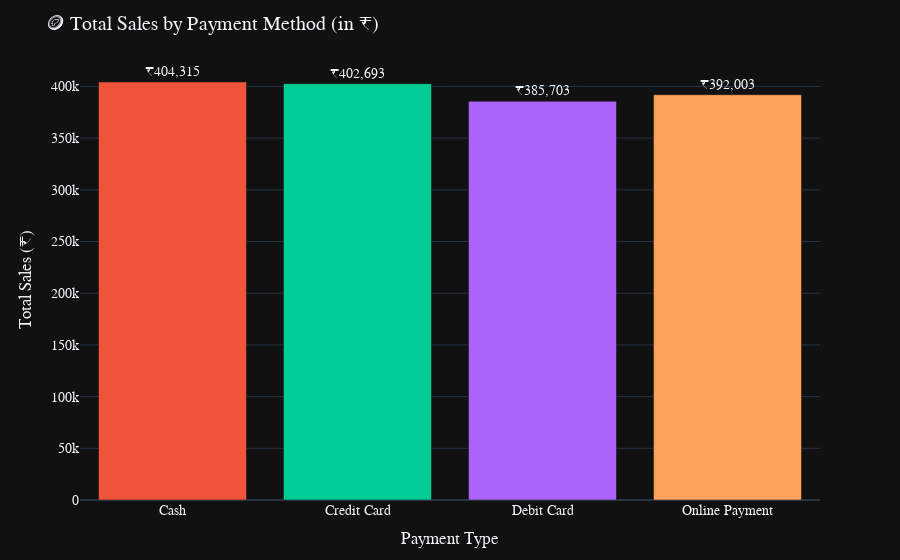

Source (notebook cell):
### Code cell
import plotly.graph_objects as go

# Data (in rupees)
payment_data = {
    'PaymentType': ['Cash', 'Credit Card', 'Debit Card', 'Online Payment'],
    'Total Amount (₹)': [404315.24, 402693.20, 385703.36, 392002.89]
}

# Color for each bar
bar_colors = ['#EF553B', '#00CC96', '#AB63FA', '#FFA15A']

# Creating the figure
fig = go.Figure(go.Bar(
    x=payment_data['PaymentType'],
    y=payment_data['Total Amount (₹)'],
    text=[f"₹{amt:,.0f}" for amt in payment_data['Total Amount (₹)']],
    textposition='outside',  # places label on top of bar
    marker_color=bar_colors
))

# Layout Adjustment
fig.update_layout(
    template='plotly_dark',
    title='🪙 Total Sales by Payment Method (in ₹)',
    xaxis_title='Payment Type',
    yaxis_title='Total Sales (₹)',
    font=dict(family='Arial', size=14),
    uniformtext_minsize=12,
    uniformtext_mode='hide',
    margin=dict(t=60, b=60)
)
fig.show()

### Figure 1 — Plotly figure (JSON) as saved in the notebook; plotly's stock layout.template omitted (floating-point values rounded to 4 significant figures)
{"data": [{"marker": {"color": ["#EF553B", "#00CC96", "#AB63FA", "#FFA15A"]}, "text": ["₹404,315", "₹402,693", "₹385,703", "₹392,003"], "textposition": "outside", "type": "bar", "x": ["Cash", "Credit Card", "Debit Card", "Online Payment"], "y": [404300.0, 402700.0, 385700.0, 392000.0]}], "layout": {"font": {"family": "Arial", "size": 14}, "margin": {"b": 60, "t": 60}, "title": {"text": "🪙 Total Sales by Payment Method (in ₹)"}, "uniformtext": {"minsize": 12, "mode": "hide"}, "xaxis": {"title": {"text": "Payment Type"}}, "yaxis": {"title": {"text": "Total Sales (₹)"}}}}
